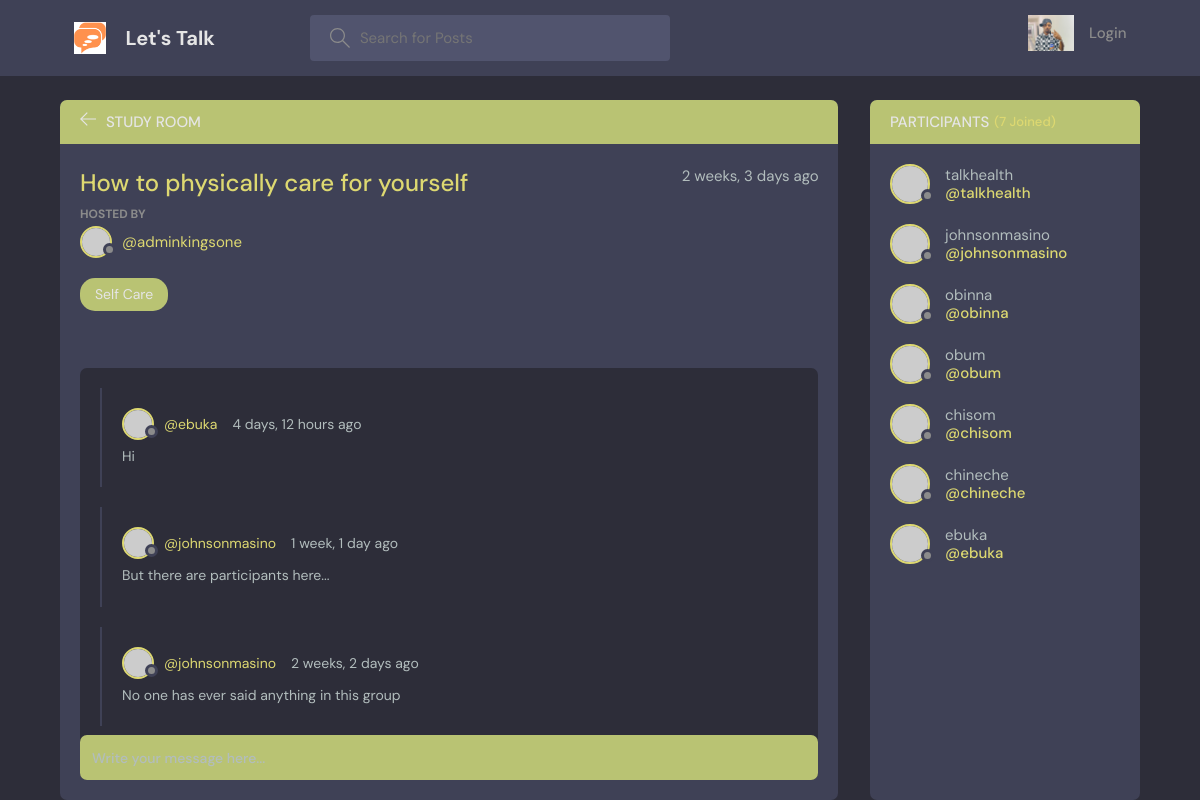
The app's page /service/26/ with its own data.
### NinazHairline/models.py (models this page shows, shortened)
class Service(models.Model):
    host = models.ForeignKey(User, on_delete=models.SET_NULL, null=True)
    topic = models.ForeignKey(Topic, on_delete=models.SET_NULL, null=True)
    name = models.CharField(max_length=200)
    description = models.TextField(null=True, blank=True)
    participants = models.ManyToManyField(
        User, related_name='participants', blank=True)
    updated = models.DateTimeField(auto_now=True)
    created = models.DateTimeField(auto_now_add=True)
    class Meta:
        ordering = ['-updated', '-created']

class Topic(models.Model):
    name = models.CharField(max_length=200)
    def __str__(self):
        return self.name

class Message(models.Model):
    user = models.ForeignKey(User, on_delete=models.CASCADE)
    service = models.ForeignKey(Service, on_delete=models.CASCADE)
    body = models.TextField()
    updated = models.DateTimeField(auto_now=True)
    created = models.DateTimeField(auto_now_add=True)
    class Meta:
        ordering = ['-updated', '-created']

### NinazHairline/views.py (the view, shortened to what this page needs)
# urls.py: path('service/<str:pk>/', views.service, name='service'),
def service(request, pk):
    service = Service.objects.get(id=pk)
    service_messages = service.message_set.all().order_by('-created')
    participants = service.participants.all()
    context = {'service': service, 'service_messages': service_messages,
               'participants': participants}
    return render(request, 'NinazHairline/service.html', context)

### NinazHairline/Templates/NinazHairline/service.html (shortened to what this page needs)
{% extends 'NinazHairline/main.html' %}
{% block content %}
<main class="profile-page layout layout--2">
      <div class="container">
        <div class="room">
          <div class="room__top">
            <div class="room__topLeft">
              <a href="{% url 'home' %}">
                <svg version="1.1" xmlns="http://www.w3.org/2000/svg" width="32" height="32" viewBox="0 0 32 32">
                  <title>arrow-left</title>
                  <path
                    d="M13.723 2.286l-13.723 13.714 13.719 13.714 1.616-1.611-10.96-10.96h27.625v-2.286h-27.625l10.965-10.965-1.616-1.607z"
                  ></path>
                </svg>
              </a>
              <h3>Study Room</h3>
            </div>
          </div>
          <div class="room__box scroll">
            <div class="room__header scroll">
              <div class="room__info">
                <h3>{{service.name}}</h3>
                <span>{{service.created|timesince}} ago</span>
              </div>
              <div class="room__hosted">
                <p>Hosted By</p>
                <a href="{% url 'user-profile' service.host.id %}" class="room__author">
                  <div class="avatar avatar--small">
                    <img src="https://randomuser.me/api/portraits/men/37.jpg" />
                  </div>
                  <span>@{{service.host.username}}</span>
                </a>
              </div>
              <span class="room__topics">{{service.topic}}</span>
            </div>
            <div class="room__conversation">
              <div class="threads scroll">
                {% for message in service_messages %}
                <div class="thread">
                  <div class="thread__top">
                    <div class="thread__author">
                      <a href="{% url 'user-profile' message.user.id %}" class="thread__authorInfo">
                        <div class="avatar avatar--small">
                          <img src="https://randomuser.me/api/portraits/men/37.jpg" />
                        </div>
                        <span>@{{message.user.username}}</span>
                      </a>
                      <span class="thread__date">{{message.created|timesince}} ago</span>
                    </div>
                  </div>
                  <div class="thread__details">
                    {{message.body}}
                  </div>
                </div>
                {% endfor %}
              </div>
            </div>
          </div>
          <div class="room__message">
            <form action="" method="POST">
              <input name="body" placeholder="Write your message here..." />
            </form>
          </div>
        </div>
        <div class="participants">
          <h3 class="participants__top">Participants <span>({{participants.count}} Joined)</span></h3>
          <div class="participants__list scroll">
            {% for user in participants %}
            <a href="{% url 'user-profile' user.id %}" class="participant">
              <div class="avatar avatar--medium">
                <img src="https://randomuser.me/api/portraits/men/37.jpg" />
              </div>
              <p>
                {{user.username}}
                <span>@{{user.username}}</span>
              </p>
            </a>
            {% endfor %}
          </div>
        </div>
      </div>
</main>
{% endblock %}

### records on screen
Service: name "How to physically care for yourself", created "2 weeks, 3 days", host.username "adminkingsone", topic "Self Care"
Message: user.username "ebuka", created "4 days, 12 hours", body "Hi"
Message: user.username "johnsonmasino", created "1 week, 1 day", body "But there are participants here..."
Message: user.username "johnsonmasino", created "2 weeks, 2 days", body "No one has ever said anything in this group"

### other values on screen
{{ participants.count }} "7"
{{ user.username }} "talkhealth"
{{ user.username }} "johnsonmasino"
{{ user.username }} "obinna"
{{ user.username }} "obum"
{{ user.username }} "chisom"
{{ user.username }} "chineche"
{{ user.username }} "ebuka"
